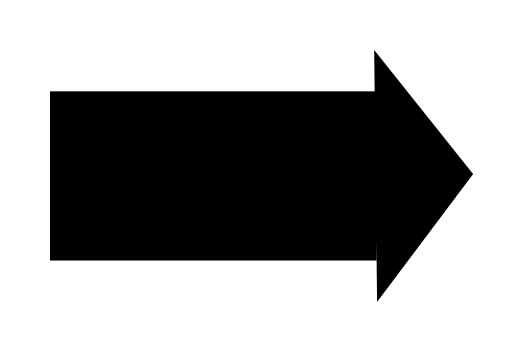
//> input picture detectarrow/img/1.png, 524 x 352 px, given in place of the camera
$ ./Main img/1.png   (built with g++ and OpenCV 4)
//> lines starting //> are read from the running program, lines starting //| are printed output that depends on the picture; after the words box and inside, x2 and y2 are one past the last pixel; in counts of white or black regions, pixels touching at a corner belong together
//> further down, input is the input picture: 352 rows x 524 cols, CV_8UC3; min 0, max 255, mean 161.9
### detectarrow/shapes.h
/*
 * shapes.h
 *
 *  Created on: May 20, 2015
 *      Author: harish
 */

#ifndef SHAPES_H_
#define SHAPES_H_

#include <stdio.h>

#include <opencv2/imgproc.hpp>

enum arrowdirection {
	left, right, up, down, unknown
};

struct arrow
{
	std::vector<cv::Point> polygon;
	arrowdirection direction;
};

class shapes {
private:
	//cv::Mat input;

public:
	shapes();
	shapes(cv::Mat img);
	 ~shapes();
	std::vector<arrow> arrows();

};

#endif /* SHAPES_H_ */

### detectarrow/shapes.cpp
/*
 * shapes.cpp
 *
 *  Created on: May 20, 2015
 *      Author: harish
 */

#include "shapes.h"
#include <iostream>
#include <stdio.h>
#include <opencv2/imgproc.hpp>

cv::Mat inputImg, afterCanny, afterContours;
std::vector<std::vector<cv::Point> > contours;
int arrowcount = 0;

shapes::shapes() {
	// TODO Auto-generated constructor stub
}

shapes::shapes(cv::Mat img) {
	inputImg = img;
	std::cout << "-> in constructor" << std::endl;
}

shapes::~shapes() {

	inputImg.deallocate();
	afterCanny.deallocate();
	afterContours.deallocate();
}

bool sortpointbyy(cv::Point a, cv::Point b) {
	return a.y < b.y;
}

bool sortpointbyx(cv::Point a, cv::Point b) {
	return a.x < b.x;
}

enum linedirection {
	horizontal, vertical, angular
};

struct lineorientation {
	linedirection d;
	double angle;
};

double angleindegrees(cv::Point p1, cv::Point p2) {
	double rad = atan2(fabs(p1.y - p2.y), fabs(p1.x - p2.x)); // radians
	std::cout << "-> angle  " << p1 << " : " << p2 << " : " << (rad * 180) / M_PI << std::endl;
	return (rad * 180) / M_PI; // convert to degree
}

lineorientation lineslope(cv::Point p1, cv::Point p2) {

	double angle = angleindegrees(p1, p2);

	lineorientation o;
	o.angle = angle;

	if (angle < 20)
		o.d = horizontal;
	else if (angle > 80 && angle < 100)
		o.d = vertical;
	else
		o.d = angular;

	return o;
}

void prepareimage()
{
	int threshold = 100;
	cv::Mat src_gray, detected_edges;

	cv::cvtColor( inputImg, src_gray, CV_BGR2GRAY );
	cv::blur( src_gray, detected_edges, cv::Size(3,3) );
	cv::Canny(detected_edges, afterCanny, threshold, threshold * 3);
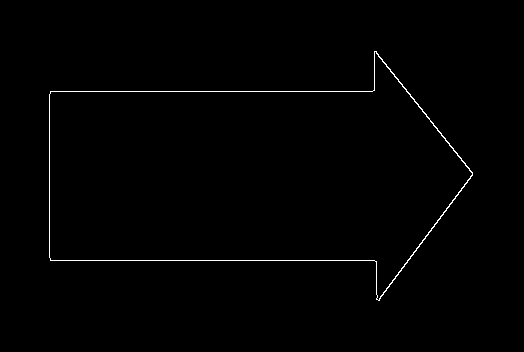
//> afterCanny: 352 rows x 524 cols, CV_8UC1; 0.73% white in thin lines or dots, all inside (x1, y1, x2, y2) = (49, 51, 473, 301)
	cv::findContours(afterCanny, contours, cv::RETR_LIST, cv::CHAIN_APPROX_SIMPLE);
//> contours = 2 contours; box (x1, y1, x2, y2) and area: (49, 51, 473, 301) 67500, (49, 51, 473, 301) 67308
	//afterContours = cv::Mat::zeros(afterCanny.size(), CV_8UC3);
}

bool isarrow(std::vector<cv::Point> approxPoly)
{
	int lineSum=0;
	cv::Point leftmost;
	std::vector<cv::Point> approxPloySorted;

	std::cout << "-> inside isArrow ..poly size " << approxPoly.size() << std::endl;

	//given a polygon, is this an arrow
	if (approxPoly.size() == 7) {
		//check if this is an arrow

		lineSum = 0;
		leftmost = approxPoly[0];
		for (uint j = 0; j < approxPoly.size(); j++) {
			if (approxPoly[j].x < leftmost.x)
				leftmost = approxPoly[j];

			if (j == (approxPoly.size() -1))
			{
				lineSum += lineslope(approxPoly[j], approxPoly[0]).d;
			}
			else
			{
				lineSum += lineslope(approxPoly[j], approxPoly[j + 1]).d;
			}
		}

		std::cout << "-> lineSum " << lineSum << std::endl;

		if (lineSum == 6 || lineSum == 7) {
			return true;
		}
	}

	return false;
}

arrowdirection getdirection(std::vector<cv::Point> approxPoly)
{
	std::vector<cv::Point> approxPloySorted;


	approxPloySorted = approxPoly;
	sort(approxPloySorted.begin(), approxPloySorted.end(), sortpointbyx);
	if (lineslope(approxPloySorted[0], approxPloySorted[1]).d == vertical)
	{
		return right;
	}
	else
	{
		return left;
	}

	return unknown;
}


//return a struct with vectors and direction
std::vector<arrow> shapes::arrows()
{
	//process the input image to find out all the arrows and return the number of arrows

	std::cout << "-> in shapes::arrows()" << std::endl;

	std::vector<arrow> a;
	arrow ar;

	// prepareImage if not prepared already
	prepareimage();

	std::cout << "-> after prepareimage()" << std::endl;

	std::vector<cv::Point> approxPoly;

	std::cout << "-> contours size " << contours.size() << std::endl;
//| -> contours size 2

	for (uint i = 0; i < contours.size(); i++) {
		// get approx poly
		cv::approxPolyDP(contours[i], approxPoly,3, true);

		if (isarrow(approxPoly))
		{
			ar.polygon = approxPoly;
			ar.direction = getdirection(approxPoly);
			a.push_back(ar);
		}

	}
//> this loop made 2 passes
//> (rad in angleindegrees, angle in lineslope) on passes 1 to 2: (1.56, 89.31), (1.56, 89.65)
//| -> inside isArrow ..poly size 7
//| -> lineSum 7
//| -> angle  [49, 257] : [51, 91] : 89.3097
//| -> inside isArrow ..poly size 7
//| -> lineSum 7
//| -> angle  [49, 257] : [50, 91] : 89.6548
//> after the loop, approxPoly = 7 Points (x, y): [472, 172], [376, 51], [372, 91], [50, 91], [49, 257], [374, 260], [379, 300]

	// return arrow count
	return a;
}

### detectarrow/Main.cpp
#include "opencv2/highgui/highgui.hpp"
#include "opencv2/imgproc/imgproc.hpp"
#include <iostream>
#include <stdio.h>
#include "shapes.h"

using namespace cv;
using namespace std;

Mat input;
int sliderinit = 0;

bool SortPointByY(Point a, Point b) {
	return a.y < b.y;
}

bool SortPointByX(Point a, Point b) {
	return a.x < b.x;
}

enum direction {
	horizontal, vertical, angular
};

struct orientation {
	direction d;
	double angle;
};

// [107 lines left out: functions angleInDegree, lineSlope, findArrow, findArrowCallBack, not called in this run]

/** @function main */
// [36 lines left out: function main1, not called in this run]

int main(int argc, char** argv) {

    VideoCapture cap(0);
    if(!cap.isOpened())
        return -1;

    namedWindow("Camera",1);
    for(;;)
    {
        cap >> input;

    	shapes s = shapes(input);
    	std::vector<arrow> arrows = s.arrows();
//> arrows = 2 items

    	for (uint i = 0 ; i < arrows.size(); i++)
    	{
    		cout << "points - > " << arrows[i].polygon << endl;
    		cout << "direction -> " << arrows[i].direction << endl;

    		Rect bound = boundingRect(Mat(arrows[i].polygon));
    		rectangle(input, bound.tl(), bound.br(), Scalar(200, 200, 200), 1, 4, 0);
    	}
//> this loop made 2 passes
//> bound on passes 1 to 2: Rect(49, 51, 424, 250), Rect(49, 51, 424, 250)
//| points - > [472, 173;
//|  378, 300;
//|  374, 260;
//|  49, 257;
//> (the first 4 of 16 printed lines)
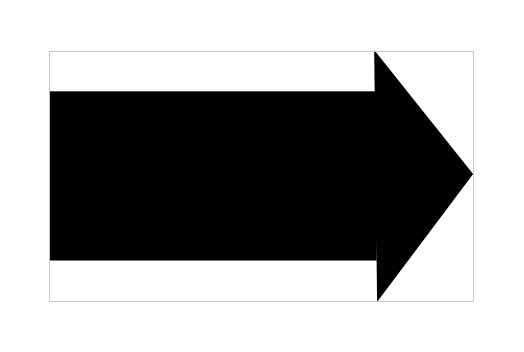
//> input: 352 rows x 524 cols, CV_8UC3; 0.73% of pixels changed, all inside (x1, y1, x2, y2) = (49, 51, 474, 302)

        imshow("Camera", input);
        if(waitKey(30) == 27) break;
//> the Esc key is pressed
    }


	return 0;
}

$ run again, on detectarrow/img/3.png
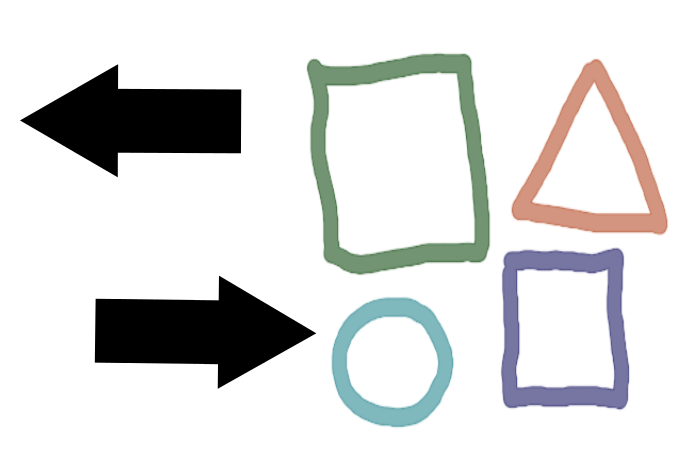
//> input picture detectarrow/img/3.png, 696 x 449 px, given in place of the camera
//> input is the input picture: 449 rows x 696 cols, CV_8UC3; mean B, G, R 220.6, 221.1, 220.4
//> in prepareimage, `cv::Canny(detected_edges, afterCanny, threshold, threshold * 3);`:
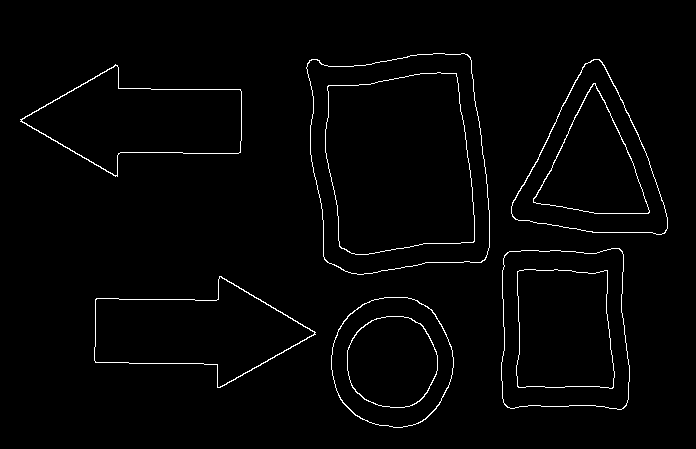
//> afterCanny: 449 rows x 696 cols, CV_8UC1; 1.8% white in thin lines or dots, all inside (x1, y1, x2, y2) = (20, 53, 668, 428)
//> contours = 20 contours; largest, box (x1, y1, x2, y2) and area: (306, 53, 490, 275) 34479, (306, 53, 490, 275) 34453, (325, 72, 475, 255) 22997, (325, 72, 475, 255) 22987, (501, 248, 630, 410) 18954
//| -> contours size 20
//> the loop in arrows, `for (uint i = 0; i < contours.size(); i++)` made 20 passes
//> (rad in angleindegrees, angle in lineslope) on passes 5, 6, 15, 16: (1.52, 87.23), (1.54, 88.15), (0.529, 30.33), (0.525, 30.07)
//> (printed output is left out)
//> after the loop in arrows, `for (uint i = 0; i < contours.size(); i++)`: approxPoly = contour of 18 points, box (x1, y1, x2, y2) (306, 54, 490, 275), area 34395
//> arrows = 4 items
//> the loop `for (uint i = 0 ; i < arrows.size(); i++)` made 4 passes
//> bound on passes 1 to 4: Rect(94, 276, 221, 112), Rect(94, 276, 222, 112), Rect(21, 65, 221, 111), Rect(20, 64, 222, 113)
//> (printed output is left out)
//> after the loop `for (uint i = 0 ; i < arrows.size(); i++)`:
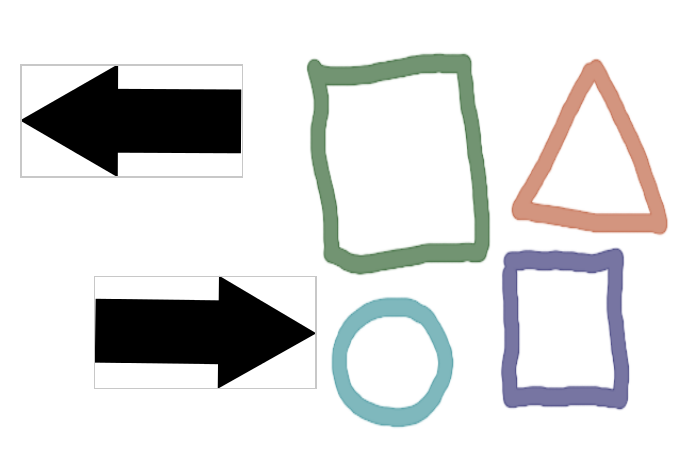
//> input: 449 rows x 696 cols, CV_8UC3; 0.64% of pixels changed, all inside (x1, y1, x2, y2) = (20, 64, 317, 389)
